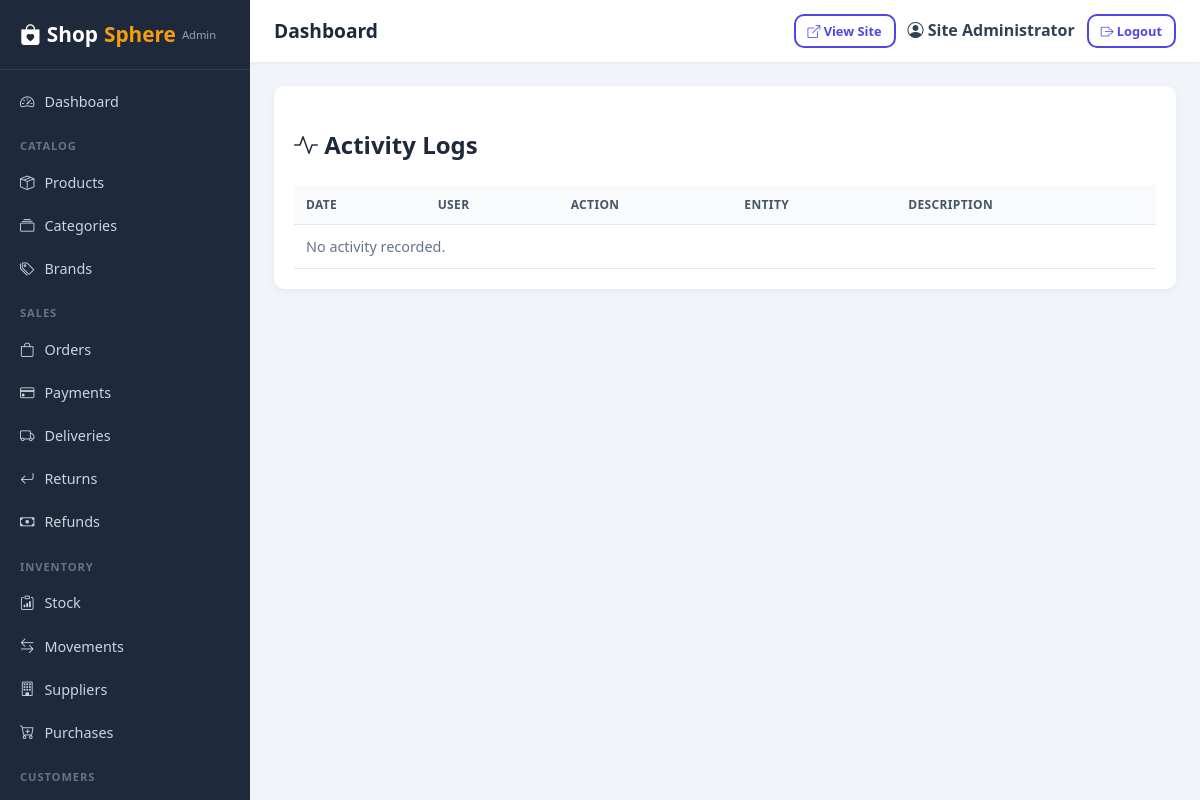
Before: /admin/activity (signed in) with the older database file.
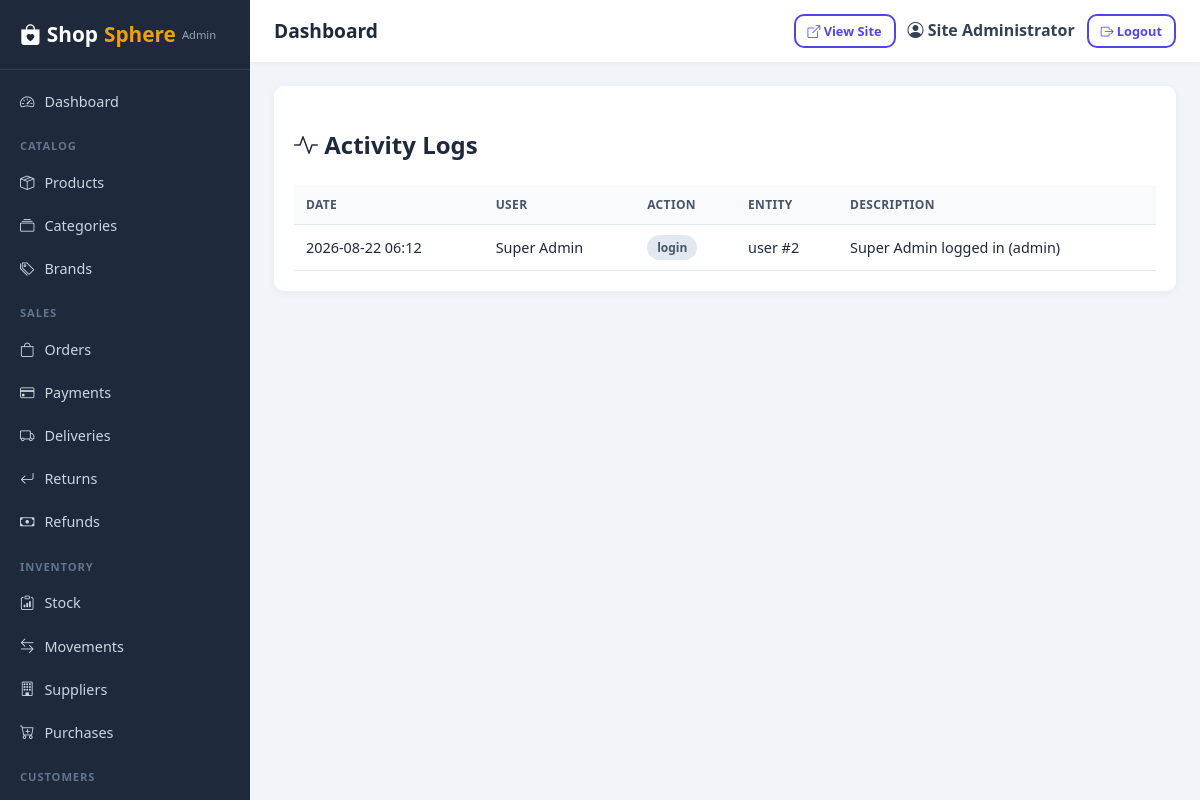
After: the same page with the newer database file.
### app/models/business.py (models this page shows, shortened)
class ActivityLog(db.Model):
    __tablename__ = 'activity_logs'
    id = db.Column(db.Integer, primary_key=True)
    user_id = db.Column(db.Integer, db.ForeignKey('users.id', ondelete='SET NULL'), nullable=True)
    user_name = db.Column(db.String(120))
    action = db.Column(db.String(80), nullable=False, index=True)  # create | update | delete | login | logout | ...
    entity = db.Column(db.String(80))  # product | order | user ...
    entity_id = db.Column(db.Integer)
    description = db.Column(db.String(255))
    ip_address = db.Column(db.String(60))
    created_at = db.Column(db.DateTime, default=datetime.utcnow, index=True)

### app/routes/admin.py (the view)
@admin_bp.route('/activity')
@permission_required('view_activity_logs')
def activity():
    page = request.args.get('page', 1, type=int)
    items = ActivityLog.query.order_by(desc(ActivityLog.created_at)).paginate(
        page=page, per_page=current_app.config['ADMIN_PER_PAGE'], error_out=False)
    return render_template('admin/activity.html', logs=items)

### app/models/user.py (called while the page is built)
    def has_role(self, role_name):
        return any(r.name == role_name for r in self.roles)

    def has_permission(self, perm_name):
        if self.has_role('Super Admin'):
            return True
        for r in self.roles:
            for p in r.permissions:
                if p.name == perm_name:
                    return True
        return False

### app/utils/helpers.py (called while the page is built)
def settings_value(key, default=None):
    from app.models.content import Setting
    cached = getattr(current_app, '_settings_cache', None)
    if cached is None:
        cached = {s.key: s.value for s in Setting.query.all()}
        current_app._settings_cache = cached
    return cached.get(key, default)

### app/templates/admin/activity.html (shortened to what this page needs)
{% extends "admin/base.html" %}
{% block content %}
<div class="admin-panel">
  <div class="admin-panel-head">
    <h2><i class="bi bi-activity"></i> Activity Logs</h2>
  </div>
  <table class="admin-table">
    <thead><tr><th>Date</th><th>User</th><th>Action</th><th>Entity</th><th>Description</th></tr></thead>
    <tbody>
      {% for log in logs.items %}
      <tr>
        <td>{{ log.created_at.strftime('%Y-%m-%d %H:%M') }}</td>
        <td>{{ log.user_name or '-' }}</td>
        <td><span class="badge bg-secondary">{{ log.action }}</span></td>
        <td>{{ log.entity or '-' }}{% if log.entity_id %} #{{ log.entity_id }}{% endif %}</td>
        <td>{{ log.description or '' }}</td>
      </tr>
      {% else %}
      <tr><td colspan="5" class="text-center text-muted">No activity recorded.</td></tr>
      {% endfor %}
    </tbody>
  </table>
</div>
{% endblock %}

Changed rows visible on the page:
added ActivityLog: created_at "2026-08-22 06:12", user_name "Super Admin", action "login", entity "user", entity_id "2", description "Super Admin logged in (admin)"
Other visible differences:
text no longer shown: "No activity recorded."
